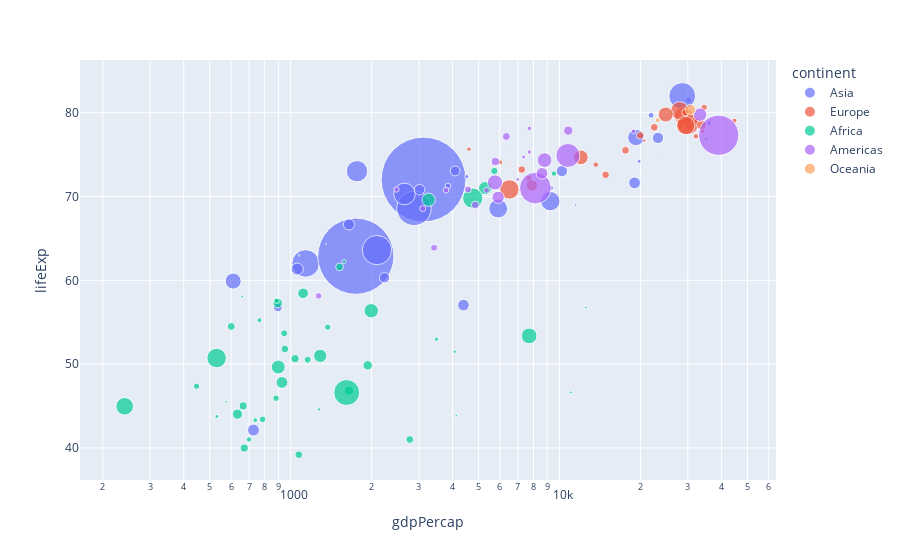

Write notebook code for a chart like this one.
### Code cell
import pandas as pd

df = pd.read_csv("../../../data/paises_vida.csv", index_col=0)
df = df.dropna()

df_2002 = df.loc[df["year"] == 2002]
df_2002

import plotly.express as px

fig = px.scatter(
    df_2002,
    x="gdpPercap",
    y="lifeExp",
    size="pop",
    color="continent",
    hover_name="country",
    log_x=True,
    size_max=60,
)

fig.show()

### Figure 1 — Plotly figure (JSON) as saved in the notebook; plotly's stock layout.template omitted (floating-point values rounded to 4 significant figures)
{"data": [{"hovertemplate": "<b>%{hovertext}</b><br><br>continent=Asia<br>gdpPercap=%{x}<br>lifeExp=%{y}<br>pop=%{marker.size}<extra></extra>", "hovertext": ["Afghanistan", "Bahrain", "Bangladesh", "Cambodia", "China", "Hong Kong, China", "India", "Indonesia", "Iran", "Iraq", "Israel", "Japan", "Jordan", "Korea, Dem. Rep.", "Korea, Rep.", "Kuwait", "Lebanon", "Malaysia", "Mongolia", "Myanmar", "Nepal", "Oman", "Pakistan", "Philippines", "Saudi Arabia", "Singapore", "Sri Lanka", "Syria", "Taiwan", "Thailand", "Vietnam", "West Bank and Gaza", "Yemen, Rep."], "legendgroup": "Asia", "marker": {"color": "#636efa", "size": [25268405, 656397, 135656790, 12926707, 1280400000, 6762476, 1034172547, 211060000, 66907826, 24001816, 6029529, 127065841, 5307470, 22215365, 47969150, 2111561, 3677780, 22662365, 2674234, 45598081, 25873917, 2713462, 153403524, 82995088, 24501530, 4197776, 19576783, 17155814, 22454239, 62806748, 80908147, 3389578, 18701257], "sizemode": "area", "sizeref": 355700.0, "symbol": "circle"}, "mode": "markers", "name": "Asia", "orientation": "v", "showlegend": true, "x": [726.7, 23400.0, 1136.0, 896.2, 3119.0, 30210.0, 1747.0, 2874.0, 9241.0, 4391.0, 21910.0, 28600.0, 3845.0, 1647.0, 19230.0, 35110.0, 9314.0, 10210.0, 2141.0, 611, 1057.0, 19770.0, 2093.0, 2651.0, 19010.0, 36020.0, 3015.0, 4091.0, 23240.0, 5913.0, 1764.0, 4515.0, 2235.0], "xaxis": "x", "y": [42.13, 74.8, 62.01, 56.75, 72.03, 81.5, 62.88, 68.59, 69.45, 57.05, 79.7, 82, 71.26, 66.66, 77.05, 76.9, 71.03, 73.04, 65.03, 59.91, 61.34, 74.19, 63.61, 70.3, 71.63, 78.77, 70.81, 73.05, 76.99, 68.56, 73.02, 72.37, 60.31], "yaxis": "y", "type": "scatter"}, {"hovertemplate": "<b>%{hovertext}</b><br><br>continent=Europe<br>gdpPercap=%{x}<br>lifeExp=%{y}<br>pop=%{marker.size}<extra></extra>", "hovertext": ["Albania", "Austria", "Belgium", "Bosnia and Herzegovina", "Bulgaria", "Croatia", "Czech Republic", "Denmark", "Finland", "France", "Germany", "Greece", "Hungary", "Iceland", "Ireland", "Italy", "Montenegro", "Netherlands", "Norway", "Poland", "Portugal", "Romania", "Serbia", "Slovak Republic", "Slovenia", "Spain", "Sweden", "Switzerland", "Turkey", "United Kingdom"], "legendgroup": "Europe", "marker": {"color": "#EF553B", "size": [3508512, 8148312, 10311970, 4165416, 7661799, 4481020, 10256295, 5374693, 5193039, 59925035, 82350671, 10603863, 10083313, 288030, 3879155, 57926999, 720230, 16122830, 4535591, 38625976, 10433867, 22404337, 10111559, 5410052, 2011497, 40152517, 8954175, 7361757, 67308928, 59912431], "sizemode": "area", "sizeref": 355700.0, "symbol": "circle"}, "mode": "markers", "name": "Europe", "orientation": "v", "showlegend": true, "x": [4604.0, 32420.0, 30490.0, 6019.0, 7697.0, 11630.0, 17600.0, 32170.0, 28200.0, 28930.0, 30040.0, 22510.0, 14840.0, 31160.0, 34080.0, 27970.0, 6557.0, 33720.0, 44680.0, 12000.0, 19970.0, 7885.0, 7236.0, 13640.0, 20660.0, 24840.0, 29340.0, 34480.0, 6508.0, 29480.0], "xaxis": "x", "y": [75.65, 78.98, 78.32, 74.09, 72.14, 74.88, 75.51, 77.18, 78.37, 79.59, 78.67, 78.26, 72.59, 80.5, 77.78, 80.24, 73.98, 78.53, 79.05, 74.67, 77.29, 71.32, 73.21, 73.8, 76.66, 79.78, 80.04, 80.62, 70.84, 78.47], "yaxis": "y", "type": "scatter"}, {"hovertemplate": "<b>%{hovertext}</b><br><br>continent=Africa<br>gdpPercap=%{x}<br>lifeExp=%{y}<br>pop=%{marker.size}<extra></extra>", "hovertext": ["Algeria", "Angola", "Benin", "Botswana", "Burkina Faso", "Burundi", "Cameroon", "Central African Republic", "Chad", "Comoros", "Congo, Dem. Rep.", "Congo, Rep.", "Cote d'Ivoire", "Djibouti", "Egypt", "Equatorial Guinea", "Eritrea", "Ethiopia", "Gabon", "Gambia", "Ghana", "Guinea", "Guinea-Bissau", "Kenya", "Lesotho", "Liberia", "Libya", "Madagascar", "Malawi", "Mali", "Mauritania", "Mauritius", "Morocco", "Mozambique", "Namibia", "Niger", "Nigeria", "Reunion", "Rwanda", "Sao Tome and Principe", "Senegal", "Sierra Leone", "Somalia", "South Africa", "Sudan", "Swaziland", "Tanzania", "Togo", "Tunisia", "Uganda", "Zambia", "Zimbabwe"], "legendgroup": "Africa", "marker": {"color": "#00cc96", "size": [31287142, 10866106, 7026113, 1630347, 12251209, 7021078, 15929988, 4048013, 8835739, 614382, 55379852, 3328795, 16252726, 447416, 73312559, 495627, 4414865, 67946797, 1299304, 1457766, 20550751, 8807818, 1332459, 31386842, 2046772, 2814651, 5368585, 16473477, 11824495, 10580176, 2828858, 1200206, 31167783, 18473780, 1972153, 11140655, 119901274, 743981, 7852401, 170372, 10870037, 5359092, 7753310, 44433622, 37090298, 1130269, 34593779, 4977378, 9770575, 24739869, 10595811, 11926563], "sizemode": "area", "sizeref": 355700.0, "symbol": "circle"}, "mode": "markers", "name": "Africa", "orientation": "v", "showlegend": true, "x": [5288.0, 2773.0, 1373.0, 11000.0, 1038.0, 446.4, 1934.0, 738.7, 1156.0, 1076.0, 241.2, 3484.0, 1649.0, 1908.0, 4755.0, 7703.0, 765.4, 530.1, 12520.0, 660.6, 1112.0, 945.6, 575.7, 1288.0, 1275.0, 531.5, 9535.0, 894.6, 665.4, 951.4, 1579.0, 9022.0, 3258.0, 633.6, 4072.0, 601.1, 1615.0, 6316.0, 785.7, 1353.0, 1520.0, 699.5, 882.1, 7711.0, 1993.0, 4128.0, 899.1, 886.2, 5723.0, 927.7, 1072.0, 672.0], "xaxis": "x", "y": [70.99, 41.0, 54.41, 46.63, 50.65, 47.36, 49.86, 43.31, 50.52, 62.97, 44.97, 52.97, 46.83, 53.37, 69.81, 49.35, 55.24, 50.73, 56.76, 58.04, 58.45, 53.68, 45.5, 50.99, 44.59, 43.75, 72.74, 57.29, 45.01, 51.82, 62.25, 71.95, 69.61, 44.03, 51.48, 54.5, 46.61, 75.74, 43.41, 64.34, 61.6, 41.01, 45.94, 53.37, 56.37, 43.87, 49.65, 57.56, 73.04, 47.81, 39.19, 39.99], "yaxis": "y", "type": "scatter"}, {"hovertemplate": "<b>%{hovertext}</b><br><br>continent=Americas<br>gdpPercap=%{x}<br>lifeExp=%{y}<br>pop=%{marker.size}<extra></extra>", "hovertext": ["Argentina", "Bolivia", "Brazil", "Canada", "Chile", "Colombia", "Costa Rica", "Cuba", "Dominican Republic", "Ecuador", "El Salvador", "Guatemala", "Haiti", "Honduras", "Jamaica", "Mexico", "Nicaragua", "Panama", "Paraguay", "Peru", "Puerto Rico", "Trinidad and Tobago", "United States", "Uruguay", "Venezuela"], "legendgroup": "Americas", "marker": {"color": "#ab63fa", "size": [38331121, 8445134, 179914212, 31902268, 15497046, 41008227, 3834934, 11226999, 8650322, 12921234, 6353681, 11178650, 7607651, 6677328, 2664659, 102479927, 5146848, 2990875, 5884491, 26769436, 3859606, 1101832, 287675526, 3363085, 24287670], "sizemode": "area", "sizeref": 355700.0, "symbol": "circle"}, "mode": "markers", "name": "Americas", "orientation": "v", "showlegend": true, "x": [8798.0, 3413.0, 8131.0, 33330.0, 10780.0, 5755.0, 7723.0, 6341.0, 4564.0, 5773.0, 5352.0, 4858.0, 1270.0, 3100.0, 6995.0, 10740.0, 2475.0, 7356.0, 3784.0, 5909.0, 18860.0, 11460.0, 39100.0, 7727.0, 8605.0], "xaxis": "x", "y": [74.34, 63.88, 71.01, 79.77, 77.86, 71.68, 78.12, 77.16, 70.85, 74.17, 70.73, 68.98, 58.14, 68.56, 72.05, 74.9, 70.84, 74.71, 70.75, 69.91, 77.78, 68.98, 77.31, 75.31, 72.77], "yaxis": "y", "type": "scatter"}, {"hovertemplate": "<b>%{hovertext}</b><br><br>continent=Oceania<br>gdpPercap=%{x}<br>lifeExp=%{y}<br>pop=%{marker.size}<extra></extra>", "hovertext": ["Australia", "New Zealand"], "legendgroup": "Oceania", "marker": {"color": "#FFA15A", "size": [19546792, 3908037], "sizemode": "area", "sizeref": 355700.0, "symbol": "circle"}, "mode": "markers", "name": "Oceania", "orientation": "v", "showlegend": true, "x": [30690.0, 23190.0], "xaxis": "x", "y": [80.37, 79.11], "yaxis": "y", "type": "scatter"}], "layout": {"xaxis": {"anchor": "y", "domain": [0, 1], "title": {"text": "gdpPercap"}, "type": "log"}, "yaxis": {"anchor": "x", "domain": [0, 1], "title": {"text": "lifeExp"}}, "legend": {"title": {"text": "continent"}, "tracegroupgap": 0, "itemsizing": "constant"}, "margin": {"t": 60}}}
